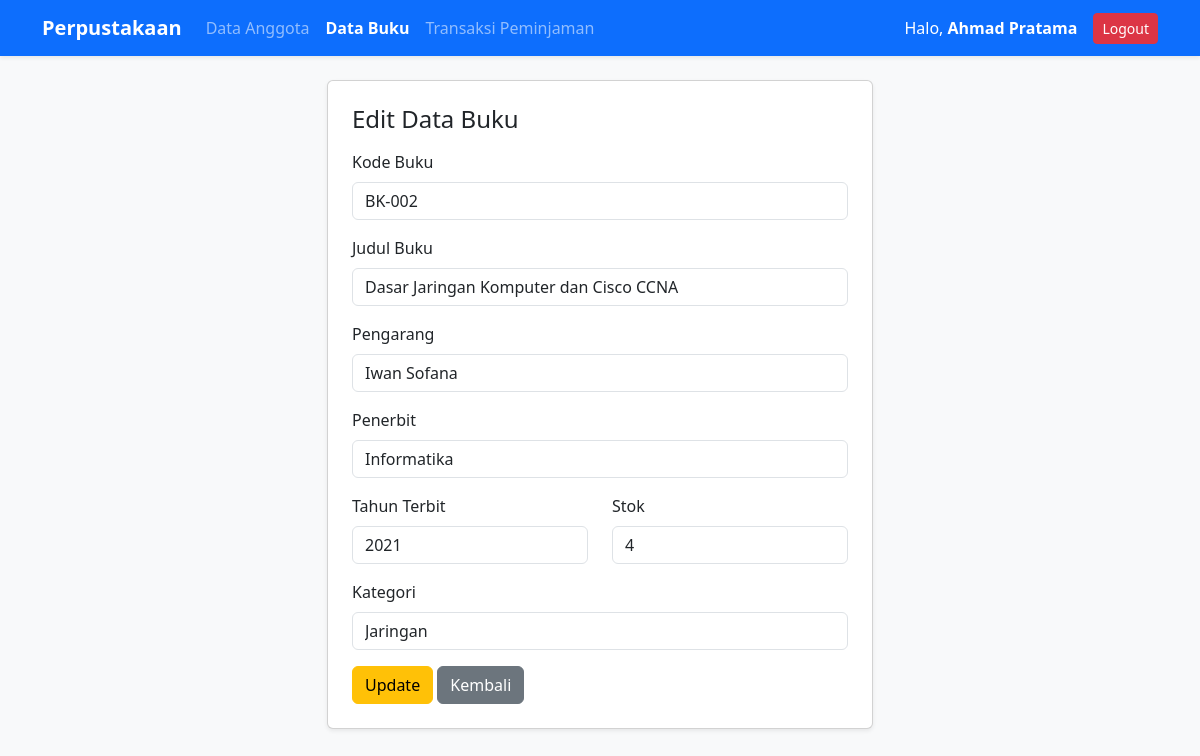
/buku_edit.php?id=2 (signed in), run on the app's committed database.
### tables this page shows
CREATE TABLE IF NOT EXISTS `buku` (
  `id` INT AUTO_INCREMENT PRIMARY KEY,
  `kode_buku` VARCHAR(20) NOT NULL UNIQUE,
  `judul` VARCHAR(255) NOT NULL,
  `pengarang` VARCHAR(100) NOT NULL,
  `penerbit` VARCHAR(100) NOT NULL,
  `tahun_terbit` INT(4) NOT NULL,
  `kategori` VARCHAR(50) NOT NULL,
  `stok` INT NOT NULL DEFAULT 0,
  `is_delete` TINYINT(1) NOT NULL DEFAULT 0,
  `created_at` TIMESTAMP DEFAULT CURRENT_TIMESTAMP,
  `created_by` VARCHAR(100) NULL,
  `updated_at` TIMESTAMP NULL DEFAULT NULL ON UPDATE CURRENT_TIMESTAMP,
  `updated_by` VARCHAR(100) NULL
);

### buku_edit.php (the view, shortened to what this page needs)
<?php
include 'koneksi.php';
include 'navbar.php';
$id = isset($_GET['id']) ? (int)$_GET['id'] : 0;
$query = mysqli_query($conn, "SELECT * FROM buku WHERE id = '$id' AND is_delete = 0");
$buku = mysqli_fetch_assoc($query);
?>
<div class="row justify-content-center">
    <div class="col-md-6">
        <div class="card shadow-sm p-4">
            <h4 class="mb-3">Edit Data Buku</h4>
            <form method="POST">
                <div class="mb-3">
                    <label class="form-label">Kode Buku</label>
                    <input type="text" name="kode_buku" class="form-control" value="<?= $buku['kode_buku']; ?>" required>
                </div>
                <div class="mb-3">
                    <label class="form-label">Judul Buku</label>
                    <input type="text" name="judul" class="form-control" value="<?= $buku['judul']; ?>" required>
                </div>
                <div class="mb-3">
                    <label class="form-label">Pengarang</label>
                    <input type="text" name="pengarang" class="form-control" value="<?= $buku['pengarang']; ?>" required>
                </div>
                <div class="mb-3">
                    <label class="form-label">Penerbit</label>
                    <input type="text" name="penerbit" class="form-control" value="<?= $buku['penerbit']; ?>" required>
                </div>
                <div class="row">
                    <div class="col-md-6 mb-3">
                        <label class="form-label">Tahun Terbit</label>
                        <input type="number" name="tahun_terbit" class="form-control" value="<?= $buku['tahun_terbit']; ?>" required>
                    </div>
                    <div class="col-md-6 mb-3">
                        <label class="form-label">Stok</label>
                        <input type="number" name="stok" class="form-control" min="0" value="<?= $buku['stok']; ?>" required>
                    </div>
                </div>
                <div class="mb-3">
                    <label class="form-label">Kategori</label>
                    <input type="text" name="kategori" class="form-control" value="<?= $buku['kategori']; ?>" required>
                </div>
                <button type="submit" name="update" class="btn btn-warning">Update</button>
                <a href="buku.php" class="btn btn-secondary">Kembali</a>
            </form>
        </div>
    </div>
</div>
</div>
</body>
</html>

### data on the page
buku: kode_buku "BK-002", judul "Dasar Jaringan Komputer dan Cisco CCNA", pengarang "Iwan Sofana", penerbit "Informatika", tahun_terbit "2021", stok "4", kategori "Jaringan"

### other printed values
$_SESSION['user']['nama'] "Ahmad Pratama"
